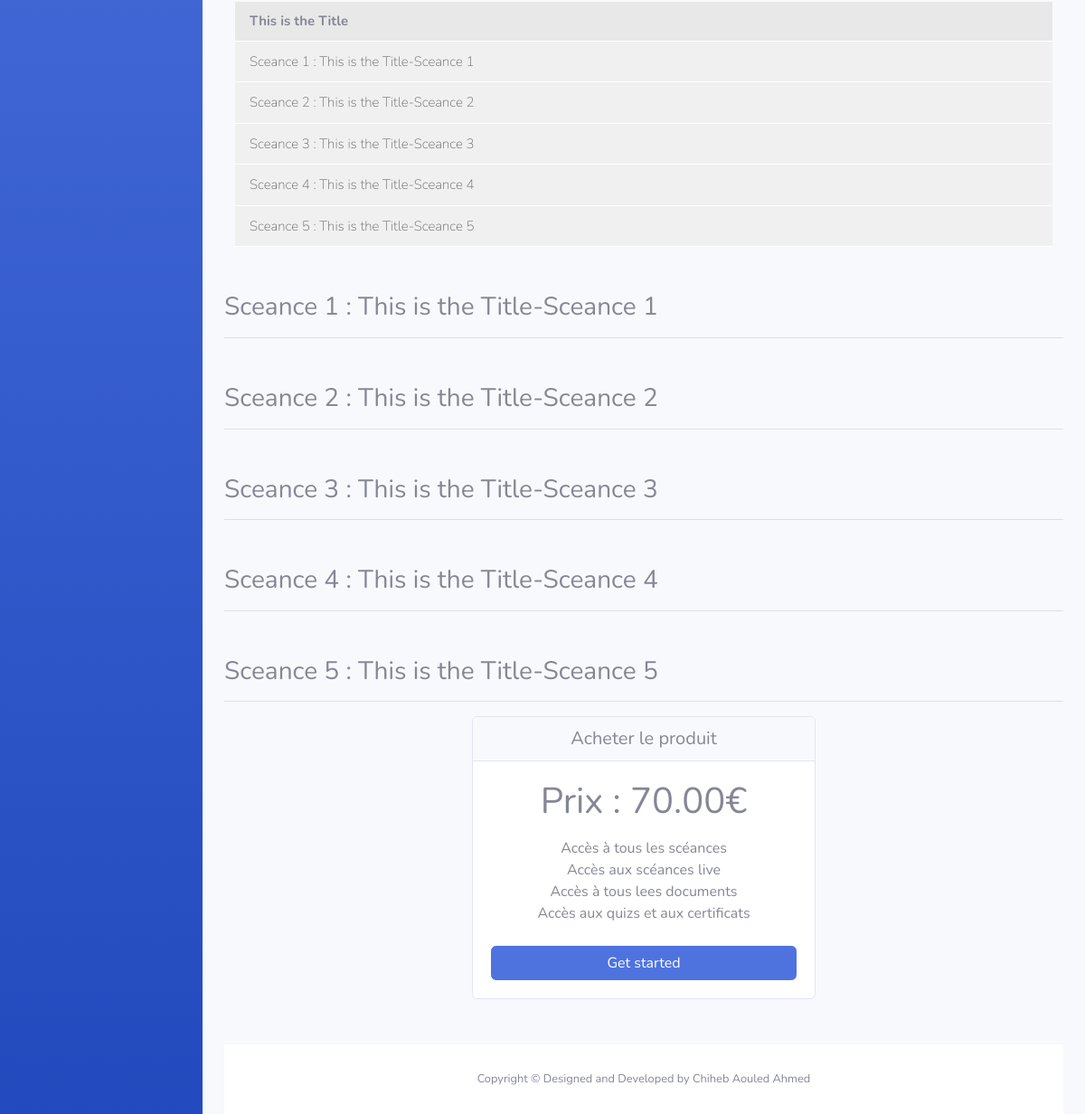
The app's page /formation_preview/1 (signed in, lower part), older data.
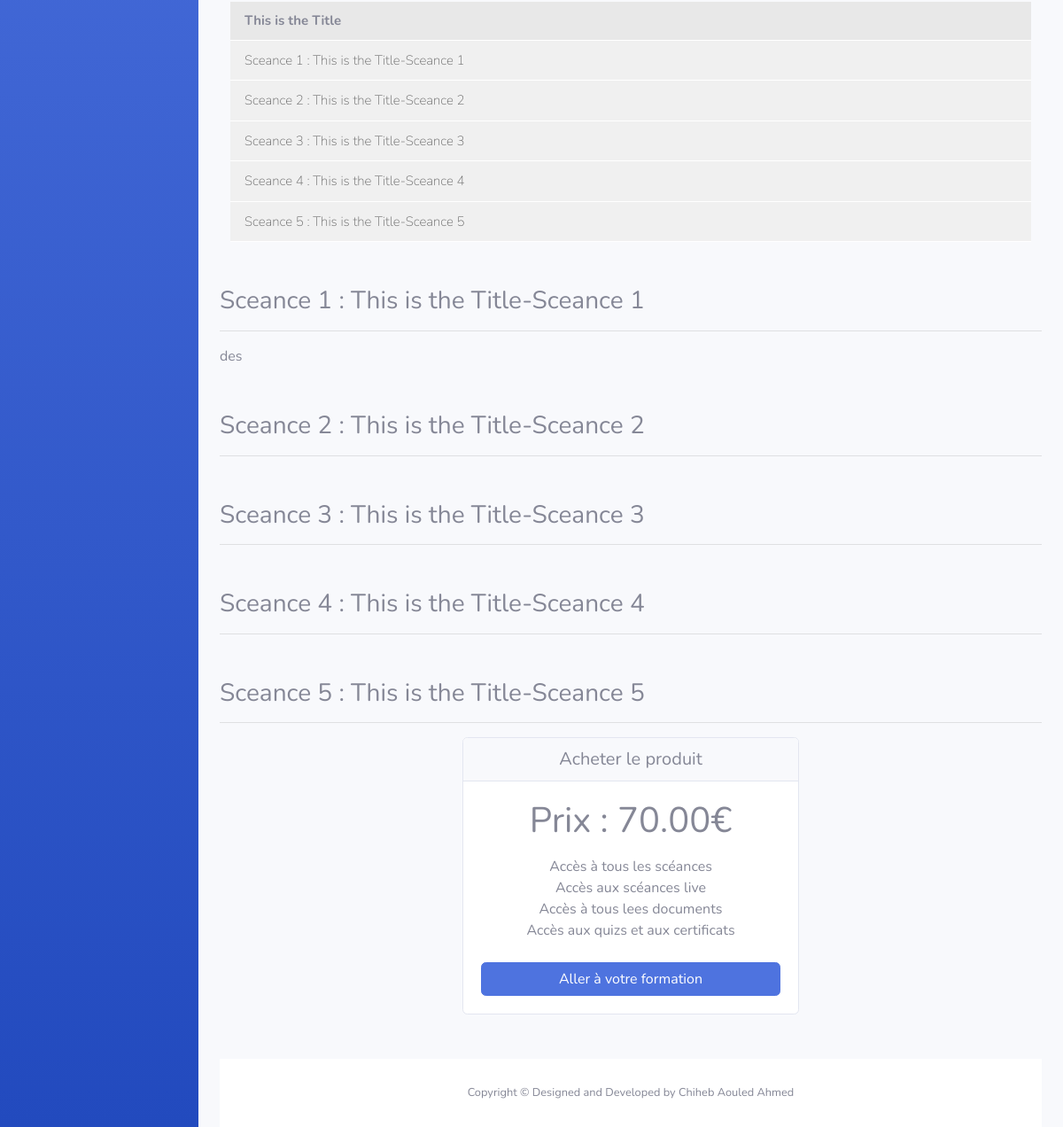
The same page, newer data.
### flaskblog/models.py (models this page shows, shortened)
class Sceance(db.Model):
    id = db.Column(db.Integer, primary_key=True)
    num = db.Column(db.Integer, nullable=False)
    title = db.Column(db.String(100), nullable=False)
    content = db.Column(db.Text, nullable=True)
    start_date = db.Column(db.DateTime, nullable=False,
                           default=datetime.utcnow)
    session_id = db.Column(
        db.Integer, db.ForeignKey('post.id'), nullable=False)
    zoom_video = db.Column(db.Text, nullable=True)
    documents = db.relationship('Document', backref='sceance.id', lazy=False)

### flaskblog/posts/routes.py (the view, shortened to what this page needs)
@ posts.route("/formation_preview/<int:post_id>",  methods=['GET', 'POST'], defaults={'active': False})
@ posts.route("/formation_preview/<int:post_id>/<int:active>", methods=['GET', 'POST'])
def preview(post_id, active):
    test = False
    post = Post.query.get(post_id)
    sub = Subscription.query.filter((Subscription.post_id == post_id) and (
        Subscription.user_id == current_user.id)).first()
    if(sub):
        test = True
    form = PaymentMethodForm()
    register_form = RegistrationForm()
    login_form = LoginForm()
    info_form = InfoForm()
    pre_sceances = post.sceances
    sceances = []
    if(current_user.is_authenticated) and ((len(current_user.infos))):
        active = 0
    else:
        active = 1
    for i in range(1, post.num_posts+1):
        for sc in pre_sceances:
            if(sc.num == i):
                sceances.append(sc)
                break
    return render_template('formation_preview.html', post=post, sceances=sceances, form=form,
                           register_form=register_form, login_form=login_form, active=active, info_form=info_form, test=test)

### flaskblog/models.py (called while the page is built)
@login_manager.user_loader
def load_user(user_id):
    return User.query.get(int(user_id))

### flaskblog/templates/startbootstrap-sb-admin-2-gh-pages/formation_preview.html (shortened to what this page needs)
{% extends 'base.html' %} {% block content %}
<div id="wrapper">
  {% include 'Sidebar.html' %}
  <div id="content-wrapper" class="d-flex flex-column">
    <div id="content">
      <div class="container-fluid">
          <div class="col-sm-12 course-section" style="margin-top: 100px">
            <div class="section-title">{{post.title}}</div>
            <ul class="section-list">
              {% for sceance in sceances %}
              <li class="section-item">
                <a class="item" href="#sc{{sceance.num}}">
                  <span class="lecture-icon">
                  </span>
                  <div class="float-left">
                    Sceance {{sceance.num}} : {{sceance.title}}
                  </div>
                </a>
              </li>
              {% endfor %}
            </ul>
          </div>
          {% for sceance in sceances %}
          <h3 id="sc{{sceance.num}}" style="margin-top: 50px">
            Sceance {{sceance.num}} : {{sceance.title}}
          </h3>
          <hr />
          <p>{{sceance.content}}</p>
          {% endfor %}
          <div class="card-deck text-center" style="margin-bottom: 50px">
            <div
              class="card"
              style="max-width: 40%; margin-left: auto; margin-right: auto"
            >
              <div class="card-header">
                <h5 class="my-0">Acheter le produit</h5>
              </div>
              <div class="card-body">
                <h1 class="card-title pricing-card-title">
                  Prix : {{post.price}}.00€
                </h1>
                <ul class="list-unstyled mt-3 mb-4">
                  <li>Accès à tous les scéances</li>
                  <li>Accès aux scéances live</li>
                  <li>Accès à tous lees documents</li>
                  <li>Accès aux quizs et aux certificats</li>
                </ul>
                {% if not(test) %}
                <a
                  href="#"
                  id="pay_btn"
                  class="btn btn-block btn-primary"
                  data-toggle="modal"
                  data-target="#paymentModal"
                  >Get started</a
                >
                {% else %}
                <a
                  href="/mesformations/{{post.id}}"
                  class="btn btn-block btn-primary"
                  >Aller à votre formation</a
                >
                {% endif %}
              </div>
            </div>
          </div>
          {% include 'footer.html' %}
        </div>
      </div>
    </div>
  </div>
{% endblock %}

Row changes from the older to the newer data that the page shows:
changed Sceance "This is the Title-Sceance 1": content (not shown) → "des"
Text that changed along with them:
text no longer shown: "Get started"
text now shown: "Aller à votre formation"
